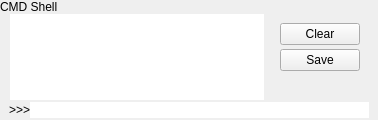
     <widget class="QFrame" name="commandframe">
      <property name="sizePolicy">
       <sizepolicy hsizetype="Expanding" vsizetype="Fixed">
        <horstretch>0</horstretch>
        <verstretch>0</verstretch>
       </sizepolicy>
      </property>
      <property name="minimumSize">
       <size>
        <width>0</width>
        <height>120</height>
       </size>
      </property>
      <property name="maximumSize">
       <size>
        <width>16777215</width>
        <height>120</height>
       </size>
      </property>
      <property name="styleSheet">
       <string notr="true">QFrame#commandframe{border:none;}</string>
      </property>
      <property name="frameShape">
       <enum>QFrame::NoFrame</enum>
      </property>
      <property name="frameShadow">
       <enum>QFrame::Plain</enum>
      </property>
      <property name="lineWidth">
       <number>0</number>
      </property>
      <layout class="QVBoxLayout" name="verticalLayout_5">
       <property name="spacing">
        <number>0</number>
       </property>
       <property name="leftMargin">
        <number>0</number>
       </property>
       <property name="topMargin">
        <number>0</number>
       </property>
       <property name="rightMargin">
        <number>0</number>
       </property>
       <property name="bottomMargin">
        <number>0</number>
       </property>
       <item>
        <widget class="QLabel" name="cmdlabel">
         <property name="styleSheet">
          <string notr="true">QLabel#cmdlabel{border-right:none;  border-left:none;}</string>
         </property>
         <property name="text">
          <string>CMD Shell</string>
         </property>
        </widget>
       </item>
       <item>
        <widget class="QFrame" name="outputframe">
         <property name="styleSheet">
          <string notr="true">QFrame#outputframe{border:none;}</string>
         </property>
         <layout class="QHBoxLayout" name="horizontalLayout_3">
          <property name="topMargin">
           <number>0</number>
          </property>
          <property name="bottomMargin">
           <number>0</number>
          </property>
          <item>
           <widget class="QTextEdit" name="textEdit">
            <property name="font">
             <font>
              <family>Monospace</family>
             </font>
            </property>
            <property name="toolTip">
             <string>Log output</string>
            </property>
            <property name="styleSheet">
             <string notr="true">QWidget#textEdit{border-top:none; border-bottom:none;}</string>
            </property>
            <property name="frameShadow">
             <enum>QFrame::Plain</enum>
            </property>
           </widget>
          </item>
          <item>
           <widget class="QFrame" name="operateframe">
            <property name="styleSheet">
             <string notr="true">QWidget#operateframe{border:none;}</string>
            </property>
            <layout class="QVBoxLayout" name="verticalLayout">
             <property name="spacing">
              <number>4</number>
             </property>
             <item>
              <widget class="QPushButton" name="pushButton">
               <property name="minimumSize">
                <size>
                 <width>80</width>
                 <height>0</height>
                </size>
               </property>
               <property name="toolTip">
                <string>Clear log</string>
               </property>
               <property name="text">
                <string>Clear</string>
               </property>
              </widget>
             </item>
             <item>
              <widget class="QPushButton" name="pushButton_2">
               <property name="minimumSize">
                <size>
                 <width>80</width>
                 <height>0</height>
                </size>
               </property>
               <property name="toolTip">
                <string>Save log to file</string>
               </property>
               <property name="text">
                <string>Save</string>
               </property>
              </widget>
             </item>
             <item>
              <spacer name="verticalSpacer_3">
               <property name="orientation">
                <enum>Qt::Vertical</enum>
               </property>
               <property name="sizeHint" stdset="0">
                <size>
                 <width>20</width>
                 <height>40</height>
                </size>
               </property>
              </spacer>
             </item>
            </layout>
           </widget>
          </item>
         </layout>
        </widget>
       </item>
       <item>
        <widget class="QFrame" name="inputframe">
         <property name="minimumSize">
          <size>
           <width>0</width>
           <height>20</height>
          </size>
         </property>
         <property name="maximumSize">
          <size>
           <width>16777215</width>
           <height>20</height>
          </size>
         </property>
         <property name="styleSheet">
          <string notr="true">QFrame#inputframe{border-right:none;  border-left:none;}</string>
         </property>
         <layout class="QHBoxLayout" name="horizontalLayout">
          <property name="spacing">
           <number>0</number>
          </property>
          <property name="leftMargin">
           <number>9</number>
          </property>
          <property name="topMargin">
           <number>0</number>
          </property>
          <property name="rightMargin">
           <number>9</number>
          </property>
          <property name="bottomMargin">
           <number>0</number>
          </property>
          <item>
           <widget class="QLabel" name="flaglabel">
            <property name="styleSheet">
             <string notr="true">QWidget#flaglabel{border:none;}</string>
            </property>
            <property name="text">
             <string>&gt;&gt;&gt;</string>
            </property>
           </widget>
          </item>
          <item>
           <widget class="QLineEdit" name="lineEdit">
            <property name="styleSheet">
             <string notr="true">QWidget#lineEdit{border:none;}</string>
            </property>
           </widget>
          </item>
         </layout>
        </widget>
       </item>
      </layout>
     </widget>
